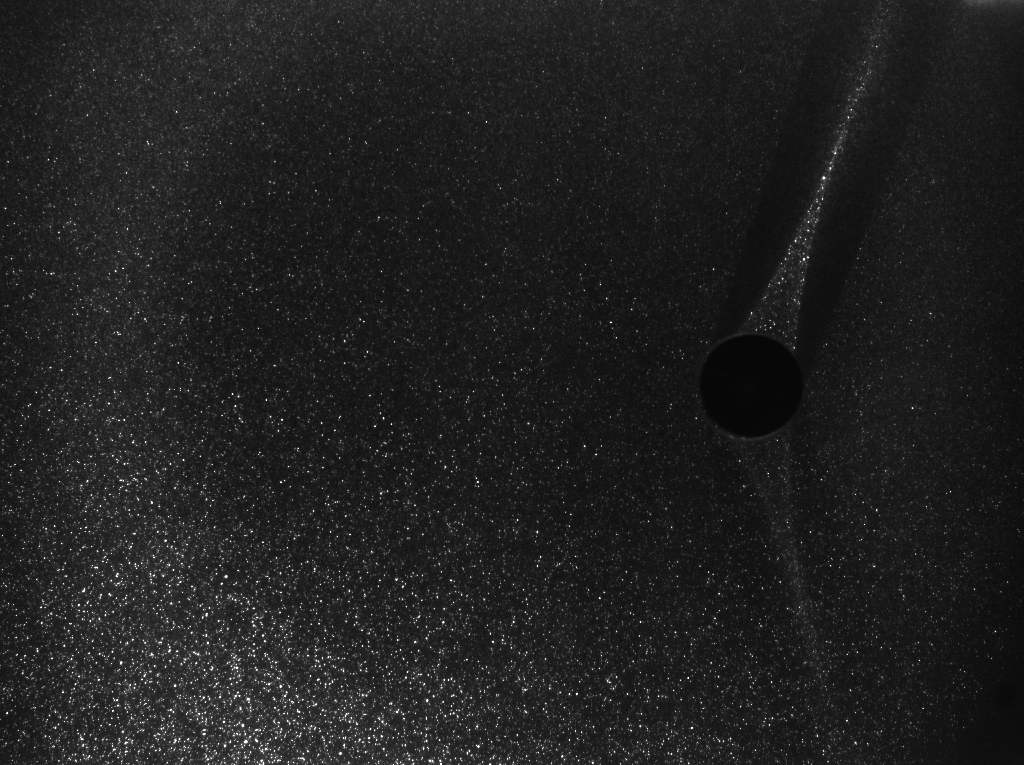
%> input picture PIVLab/PIVlab_Karman_01.bmp, 1024 x 765 px
$ octave --eval "result = spotDetector(imread('../PIVLab/PIVlab_Karman_01.bmp'));"   (GNU Octave 9; MATLAB toolbox functions it lacks are replaced by stand-ins)
%> lines starting %> are read from the running program, lines starting %| are printed output that depends on the picture; in (x1, y1, x2, y2) boxes, pixels count from 0 and x2, y2 are one past the last pixel; in counts of white or black regions, pixels touching at a corner belong together; the program's own positions count from 1
### spotDetector/awt.m
function W = awt(I, varargin)
% W = AWT(I) computes the A Trou Wavelet Transform of image I.
% A description of the algorithm can be found in:
% J.-L. Starck, F. Murtagh, A. Bijaoui, "Image Processing and Data
% Analysis: The Multiscale Approach", Cambridge Press, Cambridge, 2000.
%
% W = AWT(I, nBands) computes the A Trou Wavelet decomposition of the
% image I up to nBands scale (inclusive). The default value is nBands =
% ceil(max(log2(N), log2(M))), where [N M] = size(I).
%
% Output:
% W contains the wavelet coefficients, an array of size N x M x nBands+1.
% The coefficients are organized as follows:
% W(:, :, 1:nBands) corresponds to the wavelet coefficients (also called
% detail images) at scale k = 1...nBands
% W(:, :, nBands+1) corresponds to the last approximation image A_K.
%
% You can use awtDisplay(W) to display the wavelet coefficients.
%
% Sylvain Berlemont, 2009

[N, M] = size(I);

K = ceil(max(log2(N), log2(M)));

nBands = K;

if nargin > 1 && ~isempty(varargin{1})
    nBands = varargin{1};

    if nBands < 1 || nBands > K
        error('invalid range for nBands parameter.');
    end
end

if(nargin==3)
   W = varargin{2};
else
    W = zeros(N, M, nBands + 1);
end


I = double(I);


lastA = I;
 for k = 1:nBands
    newA = convolve(lastA, k);
    W(:, :, k) = lastA - newA;
    lastA = newA;

end

W(:, :, nBands + 1) = lastA;

end

function I = convolve(I, k)

%Fill in filter
h = zeros(2^(k+1) +1,1);
h(1 + 2^k) = 6;
h(1) = 1;
h(end) = 1;
h(1+ 2^(k-1)) = 4;
h(end -2^(k-1)) = 4;
h = 0.0625*h;

%hGPU = gpuArray(h);
%hGPUtrans = gpuArray(h');
%h = gpuArray(h);

I = imfilter(I, h, 'replicate');
I = imfilter(I, h', 'replicate');


end

### spotDetector/spotDetector.m
% [frameInfo imgDenoised] = spotDetector(img, S, dthreshold, postProcLevel)
%
% Performs detection of local intensity clusters through a combination of
% multiscale products and denoising by iterative filtering from
% significant coefficients:
% Olivo-Marin, "Extraction of spots in biological images using multiscale products," Pattern Recoginition 35, pp. 1989-1996, 2002.
% Starck et al., "Image Processing and Data Analysis," Section 2.3.4, p. 73
%
% INPUTS:   img             : input image (2D array). Dataype must be
%                             double precision.
%           {S}             : postprocessing level.
%           {dthreshold}    : minimum allowed distance of secondary maxima in large clusters
%           {postProcLevel} : morphological post processing level for mask
%
%
% Parts of this function are based on code by Henry Jaqaman.
% Francois Aguet, March 2010
% Portions of this code were adapted by Matthew Jemielita to make it more
% appropriate for the detection of fluorescent bacteria.

function varargout = spotDetector(img, S, dthreshold, postProcLevel)

if nargin<2
    S = 4;
end
if nargin<3
    dthreshold = 5;
end
if nargin<4
    postProcLevel = 1;
end

maxI = max(img(:));
minI = min(img(:));
[ny nx] = size(img);

%===================================================
% Iterative filtering from significant coefficients
%===================================================
imgDenoised = significantCoefficientDenoising(img, S);

res = img - imgDenoised; % residuals
sigma_res0 = std(res(:));

delta = 1;

%Keep on iterating algorithm until the difference in the result is below
%some threshold (0.002 is probably an arbitrary choice)
n = 1;

frameInfo = 0;

%Ignore all iterations and output the first pass-it's pretty good!
resDenoised = significantCoefficientDenoising(res, S);
imgDenoised = imgDenoised + resDenoised; % add significant residuals

if(nargout==1)
   varargout{1} = imgDenoised;
   return
end


% %The code above is the only thing that uses the paper Olivo-Marin, Pattern
% %Recognition, 2002.
%
% %===================================================
% % Multiscale product of wavelet coefficients
% %===================================================
% % The support of the objects is given by the multiscale product in the wavelet domain.
% frameInfo = 0;
%
% return;

W = awt(imgDenoised, S);
imgMSP = abs(prod(W(:,:,1:S),3));

%===================================================
% Binary mask
%===================================================
% Establish thresholds

%The value of 9 here probably corresponds to the expected pixel range for
%diffraction limited spots...would potentially want to adapt this for
%picking out larger spots.
[imAvg imStd] = localAvgStd2D(imgDenoised, 55);

mask = zeros(ny,nx);
%In the second argument, why no reference to the std of imgDenoised? Is it
%because values away from the std. have already been cut off by the
%iterative procedure used?
mask((imgDenoised >= imAvg+0.5*imStd) & (imgDenoised.*imgMSP >= mean(imgDenoised(:)))) = 1;

% Morphological postprocessing
mask = bwmorph(mask, 'clean'); % remove isolated pixels
mask = bwmorph(mask, 'fill'); % fill isolated holes
mask = bwmorph(mask, 'thicken');
mask = bwmorph(mask, 'spur'); % remove single pixels 8-attached to clusters
mask = bwmorph(mask, 'spur');
mask = bwmorph(mask, 'clean');

mask = bwareaopen(mask, 70);

if(nargout==2)
   varargout{1} = imgDenoised;
   varargout{2} = mask;
end

return


if postProcLevel >= 1
    mask = bwmorph(mask, 'erode');
    if postProcLevel == 2
        mask = bwmorph(mask, 'spur');
    end
    mask = bwmorph(mask, 'clean');
    mask = bwmorph(mask, 'thicken');
end

% rescale denoised image
imgDenoised = (imgDenoised-min(imgDenoised(:))) * (maxI-minI) / (max(imgDenoised(:))-min(imgDenoised(:)));

imgDenoised = mask.*imgDenoised;


localMax = locmax2d(imgDenoised, [9 9]);

%===================================================
% Process connected components
%===================================================
[labels, nComp] = bwlabel(mask, 8);

area = zeros(nComp, 1);
totalInt = zeros(nComp, 1);
nMaxima = zeros(nComp, 1);
xmax = zeros(nComp, 1);
ymax = zeros(nComp, 1);
xcom = zeros(nComp, 1);
ycom = zeros(nComp, 1);
labelVect = zeros(nComp, 1);

xmax2 = cell(nComp, 1);
ymax2 = cell(nComp, 1);
area2 = cell(nComp, 1);
totalInt2 = cell(nComp, 1);
labelVect2 = cell(nComp, 1);

% Compute area and center of mass for each component
stats = regionprops(labels, imgDenoised, 'Area', 'WeightedCentroid', 'PixelIdxList');

% component labels of local maxima
maxLabels = labels .* (labels & localMax>0);
maxCoords(1:nComp) = struct('PixelIdxList', []);
mc = regionprops(maxLabels, 'PixelIdxList');
maxCoords(1:length(mc)) = deal(mc);


for n = 1:nComp
    %[yi,xi] = find(labels == n); % coordinates of nth component
    [yi,xi] = ind2sub([ny nx], stats(n).PixelIdxList);
    [ym,xm] = ind2sub([ny nx], maxCoords(n).PixelIdxList);
    area(n) = stats(n).Area;
    com = stats(n).WeightedCentroid;
    xcom(n) = com(1);
    ycom(n) = com(2);

    values = imgDenoised(stats(n).PixelIdxList);
    totalInt(n) = sum(values);

    nMaxima(n) = length(xm);
    if nMaxima(n)==1
        xmax(n) = xm;
        ymax(n) = ym;
        nMaxima(n) = 1;
        labelVect(n) = labels(ym,xm);
    elseif nMaxima(n)==0 % no maximum was detected for this cluster
        maxValueIdx = find(values == max(values));
        xmax(n) = xi(maxValueIdx(1));
        ymax(n) = yi(maxValueIdx(1));
        nMaxima(n) = 1;
        labelVect(n) = labels(ymax(n), xmax(n));
    else % resolve multiple maxima cases
        maxValues = localMax(sub2ind(size(localMax), ym, xm)); % highest local max
        maxIdx = find(maxValues == max(maxValues));
        xmax(n) = xm(maxIdx(1));
        ymax(n) = ym(maxIdx(1));
        labelVect(n) = labels(ymax(n), xmax(n));

        % remove highest max from list
        xm(maxIdx(1)) = [];
        ym(maxIdx(1)) = [];

        % compute distance of secondary maxima to primary
        dist2max = sqrt((xmax(n)-xm).^2 + (ymax(n)-ym).^2);
        dist2com = sqrt((xcom(n)-xm).^2 + (ycom(n)-ym).^2);
        mindist = min(dist2max,dist2com);

        % retain secondary maxima where mindist > threshold
        idx2 = find(mindist >  1);
        if ~isempty(idx2)
            xmax2{n} = xm(idx2);
            ymax2{n} = ym(idx2);
            nSecMax = length(idx2);
            nMaxima(n) = nSecMax+1;

            % split area
            area2{n} = area(n)*ones(nSecMax,1)/nMaxima(n);
            area(n) = area(n)/nMaxima(n);
            labelVect2{n} = labels(sub2ind(size(labels), ymax2{n}, xmax2{n}));

            %intensity values
            totalInt2{n} = totalInt(n)*ones(nSecMax,1)/nMaxima(n);
            totalInt(n) = totalInt(n)/nMaxima(n);
        end
    end
end

xmax2 =  vertcat(xmax2{:});
ymax2 = vertcat(ymax2{:});
totalInt2 = vertcat(totalInt2{:});
area2 = vertcat(area2{:});
labelVect2 = vertcat(labelVect2{:});

% assign results to output structure
frameInfo.xmax = [xmax; xmax2(:)];
frameInfo.ymax = [ymax; ymax2(:)];
frameInfo.xcom = [xcom; xmax2(:)];
frameInfo.ycom = [ycom; ymax2(:)];
frameInfo.totalInt = [totalInt; totalInt2(:)];
frameInfo.area = [area; area2(:)];

frameInfo.nMaxima = nMaxima; % maxima per component
frameInfo.labels = [labelVect; labelVect2(:)];
frameInfo.nComp = nComp;

frameInfo.maxI = maxI;
frameInfo.minI = minI;


% prepare fields for tracker
nObj = length(frameInfo.xmax);
frameInfo.amp = zeros(nObj,2);
frameInfo.xCoord = zeros(nObj,2);
frameInfo.yCoord = zeros(nObj,2);

frameInfo.amp(:,1) = frameInfo.totalInt;
frameInfo.xCoord(:,1) = frameInfo.xcom;
frameInfo.yCoord(:,1) = frameInfo.ycom;

frameInfo.path = [];
frameInfo.maskPath = [];

end


%=======================
% Subfunctions
%=======================
function result = significantCoefficientDenoising(img, S)

mask = zeros(size(img));
result = zeros(size(img));
W = awt(img, S);
for s = 1:S
    tmp = W(:,:,s);
    mask(abs(tmp) >= 3*nanstd(tmp(:))) = 1;
    result = result + tmp.*mask;

end

end
%> in spotDetector, `maxI = max(img(:));`: maxI = 255
%> in spotDetector, `minI = min(img(:));`: minI = 5
%> in awt, `nBands = varargin{1};`: nBands = 4
%> the loop in awt, `for k = 1:nBands` made 4 passes
%> h in convolve on passes 1 to 2: [0.0625; 0.25; 0.375; 0.25; 0.0625], [0.0625; 0; 0.25; 0; 0.375; 0; 0.25; 0; 0.0625]
%> after the loop in significantCoefficientDenoising, `for s = 1:S`:
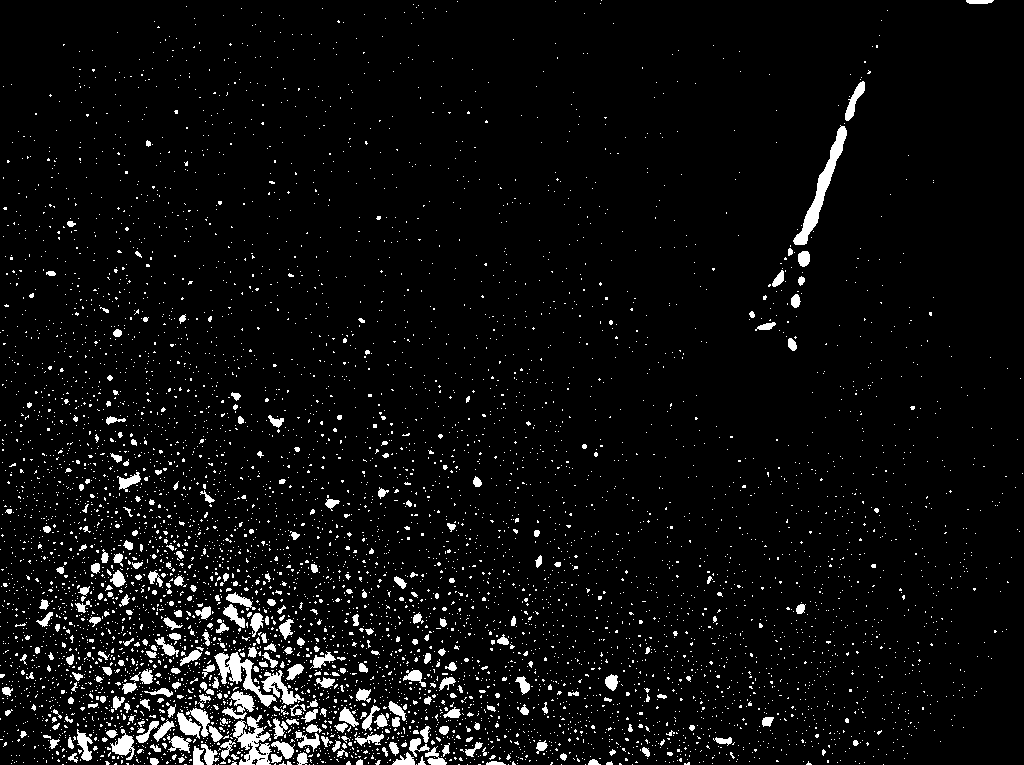
%> mask: size 765x1024 double; values 0 (black) and 1 (white), 5% white; 6368 white regions (6053 under 20 px), largest, box (x1, y1, x2, y2) and area: (793, 125, 847, 245) 1304, (233, 715, 272, 765) 990, (214, 652, 277, 707) 973
%> in spotDetector, `res = img - imgDenoised;`:
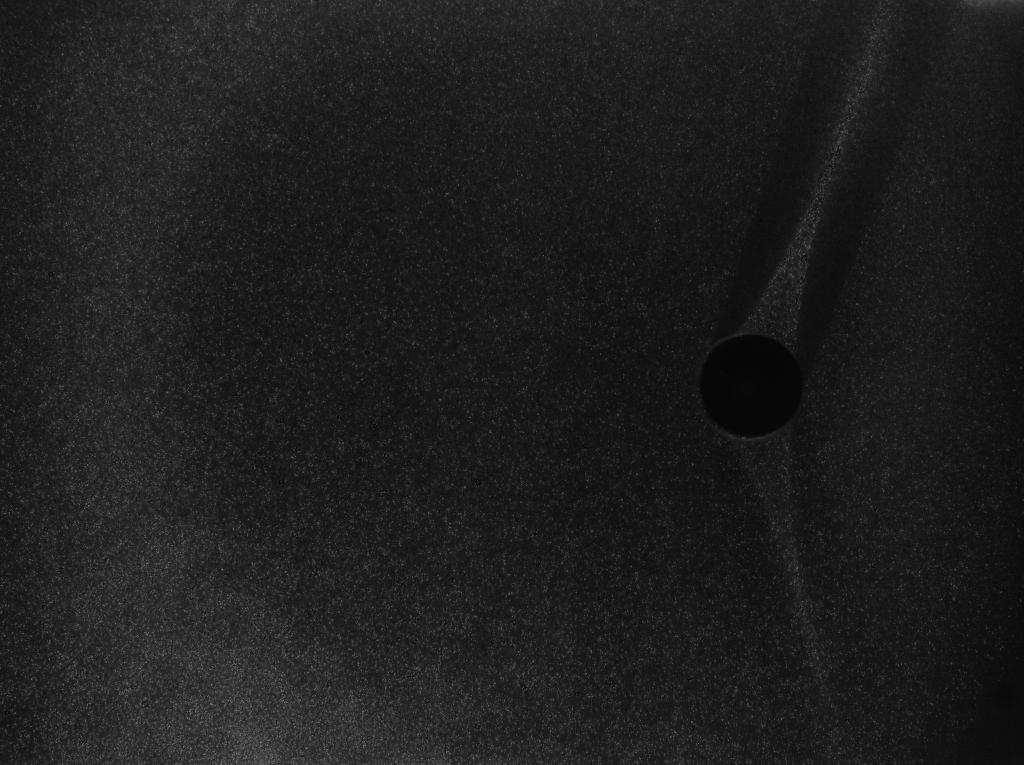
%> res: size 765x1024 uint8; min 0, max 129, mean 30.6
%> in spotDetector, `sigma_res0 = std(res(:));`: sigma_res0 = 11.35
%> call 2 of significantCoefficientDenoising, with S = 4
%> the loop in awt (call 2), `for k = 1:nBands` made 4 passes
%> pass 1, in convolve (call 5), `I = imfilter(I, h', 'replicate');`:
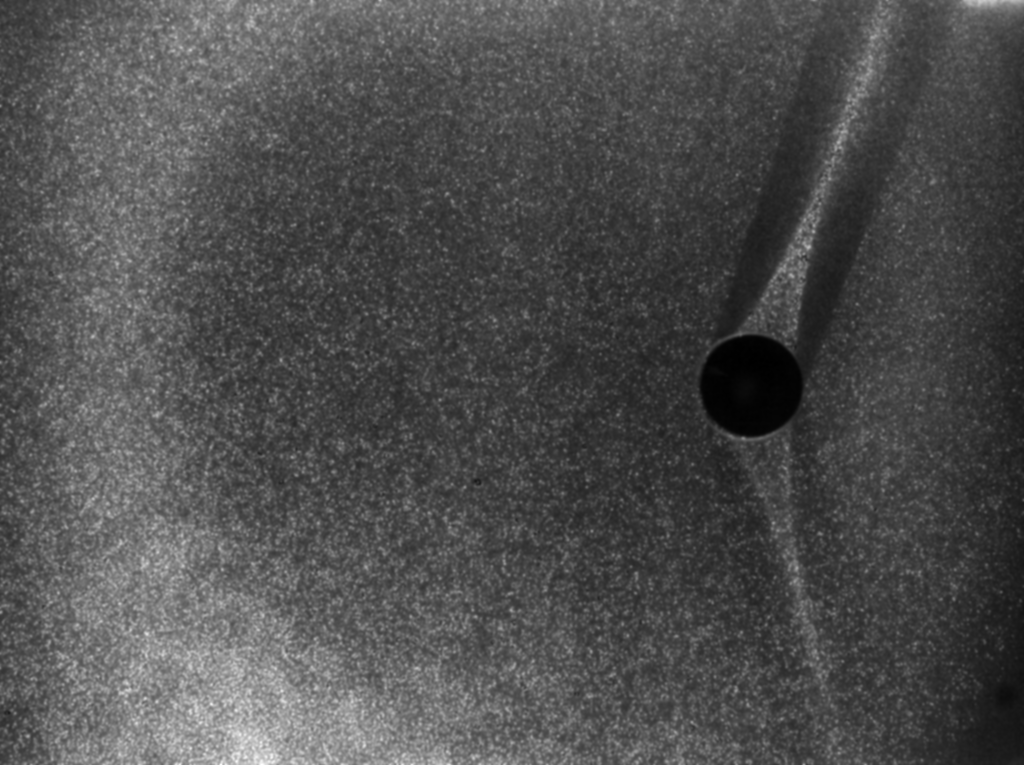
%> I: size 765x1024 double; min 5.79, max 86.12, mean 30.6; drawn with min black and max white
%> the loop in significantCoefficientDenoising (call 2), `for s = 1:S` made 4 passes
%> pass 1, in significantCoefficientDenoising (call 2), `tmp = W(:,:,s);`:
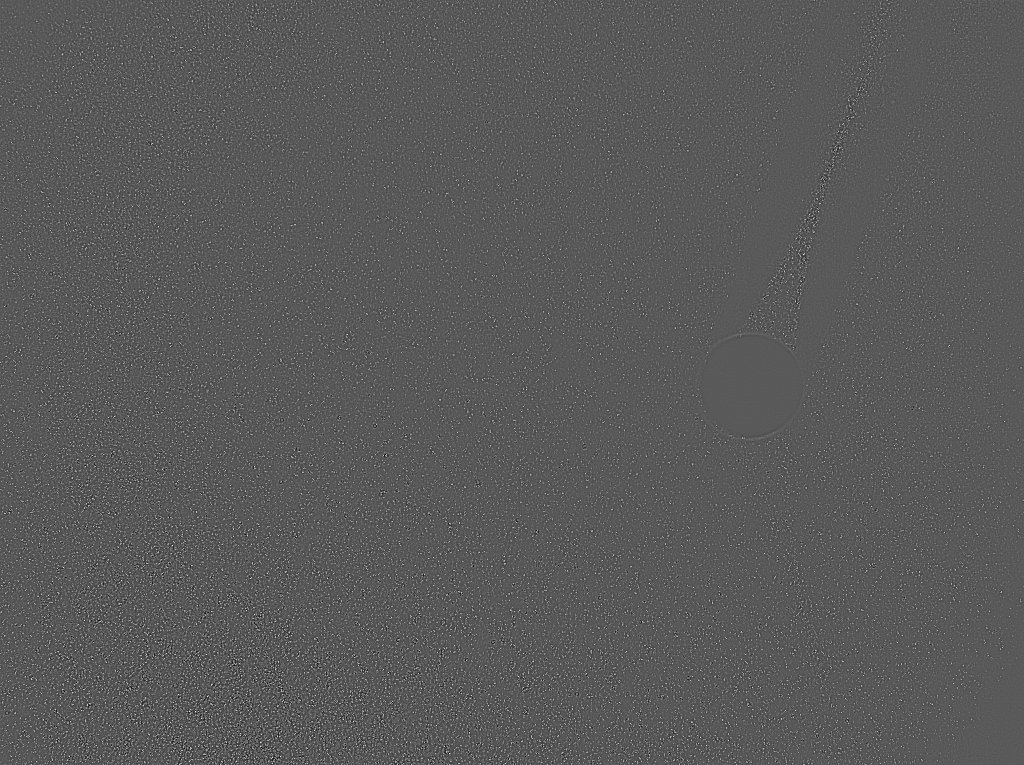
%> tmp: size 765x1024 double; min -32.95, max 60.42, mean 0; drawn with min black and max white
%> after the loop in significantCoefficientDenoising (call 2), `for s = 1:S`:
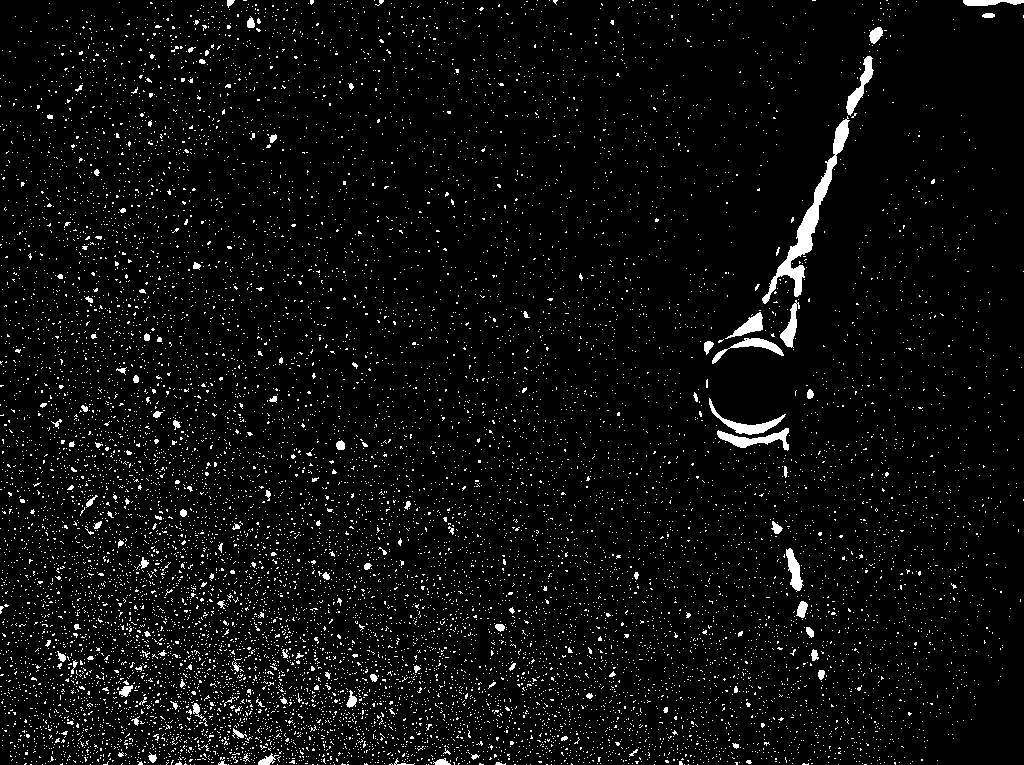
%> mask: size 765x1024 double; values 0 (black) and 1 (white), 4.5% white; 12850 white regions (12724 under 20 px), largest, box (x1, y1, x2, y2) and area: (762, 116, 850, 304) 2277, (717, 428, 789, 451) 626, (709, 398, 786, 435) 577
